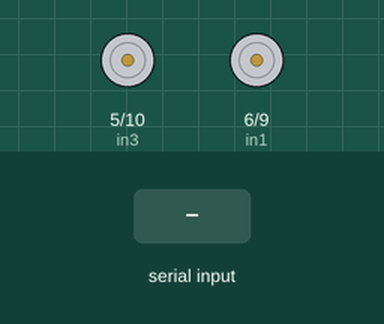
This sketch was run on a simulated Arduino Uno, built with avr-gcc and run on an emulated ATmega328P. Shown: motor-driver pin pairs drawn as motors (green arrow = first pin HIGH = forward, orange = second pin HIGH = backward, longer = more drive). The test bench sets the inputs (shaded band).

Above: at 1.2 s.
1.3 s: "f" received over Serial
At 1.6 s:
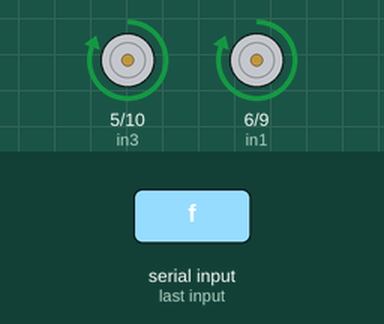
2.8 s: "b" received over Serial
At 3.9 s:
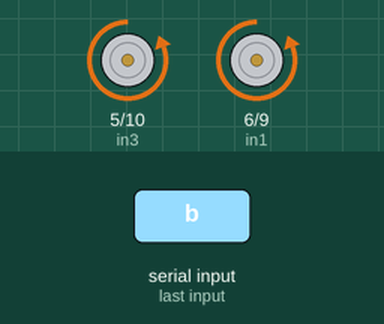
4.3 s: "r" received over Serial
At 5.1 s:
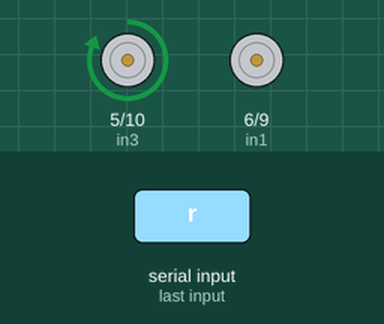
5.8 s: "l" received over Serial
At 6.2 s:
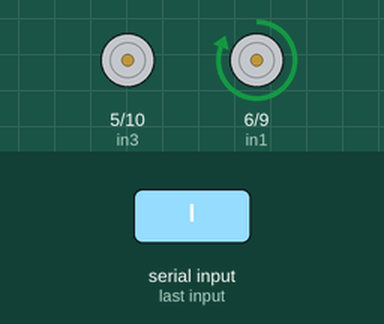
7.3 s: "s" received over Serial
At 8.5 s:
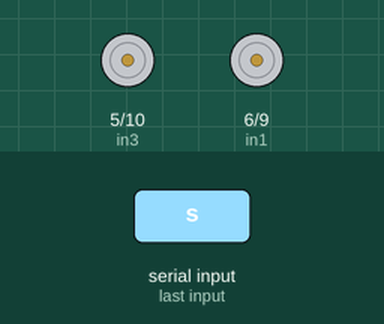
Timing chart, 0 to 9.8 s (numbered marks = the images above; inputs shaded):
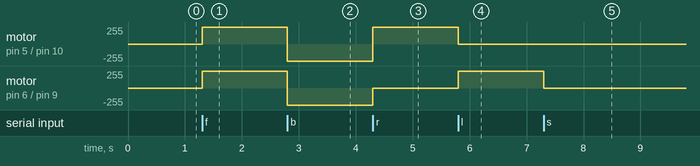

The sketch:

pythonToArduino.ino
```cpp
#define in1 6                                                          //defining const. variable named "in1" with value 0, which refers to the PICO D0.
#define in2 9                                                           //defining const. variable named "in2" with value 1, which refers to the PICO D1.
#define in3 5                                                           //defining const. variable named "in3" with value 2, which refers to the PICO D2.
#define in4 10                                                           //defining const. variable named "in4" with value 3, which refers to the PICO D3.
//#define motorASpeedPin 9
//#define motorBSpeedPin 3
char val;

/*
  forward function takes four arguments x, y, motorSpeed, speedPin.
  this function returns nothing.
  responsible for running motor A forward by a specific speed.
*/

void forward() {
 digitalWrite(in1, HIGH);
 digitalWrite(in2, LOW);
 digitalWrite(in3, HIGH);
 digitalWrite(in4, LOW);

}

    void backward() {
 digitalWrite(in1, LOW);
 digitalWrite(in2, HIGH);
 digitalWrite(in3, LOW);
 digitalWrite(in4, HIGH);

}

  void left() {
 digitalWrite(in1, HIGH);
 digitalWrite(in2, LOW);
 digitalWrite(in3, LOW);
 digitalWrite(in4, LOW);

}

  void right() {
 digitalWrite(in1, LOW);
 digitalWrite(in2, LOW);
 digitalWrite(in3, HIGH);
 digitalWrite(in4, LOW);

}


void stopAll() {
 digitalWrite(in1, LOW);
 digitalWrite(in2, LOW);
 digitalWrite(in3, LOW);
 digitalWrite(in4, LOW);
}

void setup() {
pinMode(in1, OUTPUT);
pinMode(in2, OUTPUT);
pinMode(in3, OUTPUT);
pinMode(in4, OUTPUT);
 Serial.begin(9600);
 //Serial.println("Please enter 'f' to run the motor FORWARD, or 'b' to run the motor BACKWARD");
 //Serial.println("or 'r' to run the motor RIGHT, or 'l' to run the motor LEFT, or 's' to STOP all motors. ");
}

void loop() {
 if (Serial.available() > 0) {
   val = Serial.read();
 }
 if (val == 'f') {
   forward();
   //Serial.println("forward");
 }
 if (val == 'b') {
   backward();

   //Serial.println("backward");
 }
 if (val == 'r') {
   right();
   //Serial.println("right");
 }
 if (val == 'l') {
   left();
   //Serial.println("left");
 }
 if (val == 's') {
   stopAll();
   //Serial.println("stopAll");
 }
 if (val == 'n') {
   stopAll();
   //Serial.println("stopAll");
 }
}
```

Measured:
- after the input at 1.3 s, motor on pin 5 (in3) / pin 10 (in4), motor on pin 6 (in1) / pin 9 (in2): stopped → forward 255/255 at once
- after the input at 2.8 s, motor on pin 5 (in3) / pin 10 (in4), motor on pin 6 (in1) / pin 9 (in2): forward 255/255 → backward 255/255 at once
- after the input at 4.3 s, motor on pin 5 (in3) / pin 10 (in4): backward 255/255 → forward 255/255 at once; motor on pin 6 (in1) / pin 9 (in2): backward 255/255 → stopped at once
- after the input at 5.8 s, motor on pin 5 (in3) / pin 10 (in4): forward 255/255 → stopped at once; motor on pin 6 (in1) / pin 9 (in2): stopped → forward 255/255 at once
- after the input at 7.3 s, motor on pin 6 (in1) / pin 9 (in2): forward 255/255 → stopped at once
